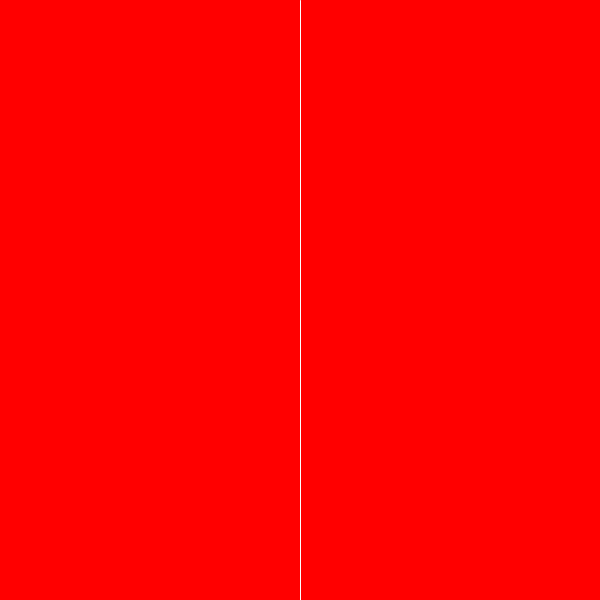
Frame 1 (no input)
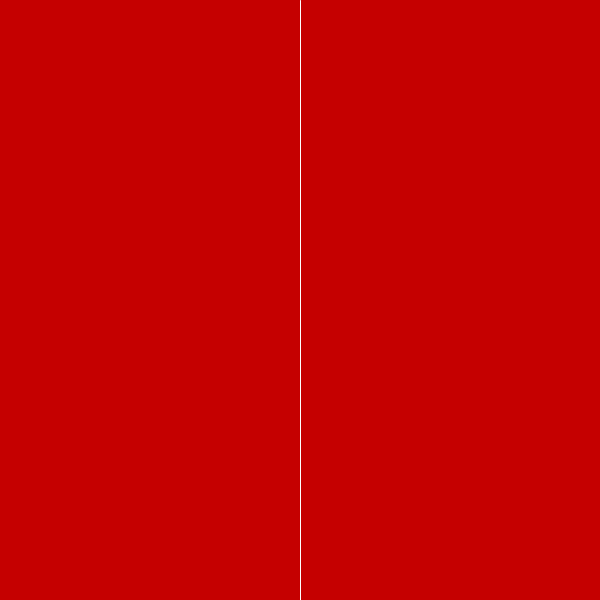
Frame 60 (the mouse pressed at the canvas centre just before this capture)
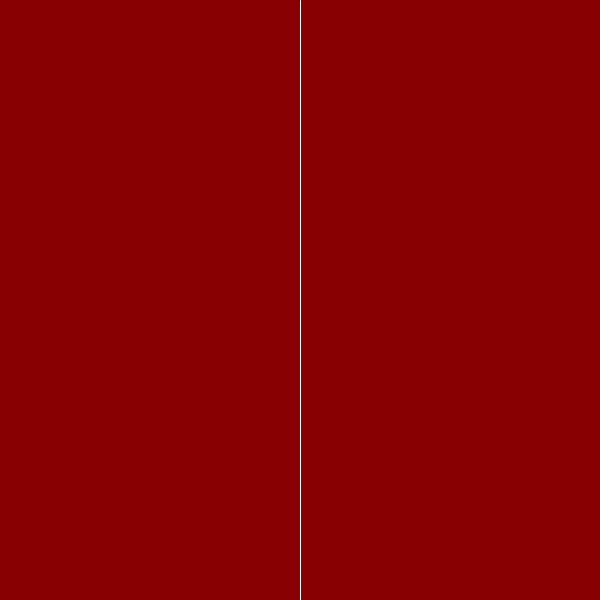
Frame 120 (the mouse held since frame 60 and released just before this capture)

The Processing sketch that drew these frames (run headless with seeded random() and noise(); from frame 60 on, the mouse is pressed at the canvas centre):

// Processing sketch: ch5_ex3_Conditionals
// ── ch5_ex3_Conditionals.pde
float r = 450;
float g = 0;
float b = 0;

void setup () {
  size (600,600);
}

void draw() {
  background(r, g, b);
  stroke(255);
  line(width/2, 0, width/2, height);
  
  if (mouseX > width/2) {
    r = r + 1;
  } else {
    r = r - 1;
  }
  if (r > 255) {
    r = 255;
  } else if (r < 0) {
    r = 0;
  }
}
